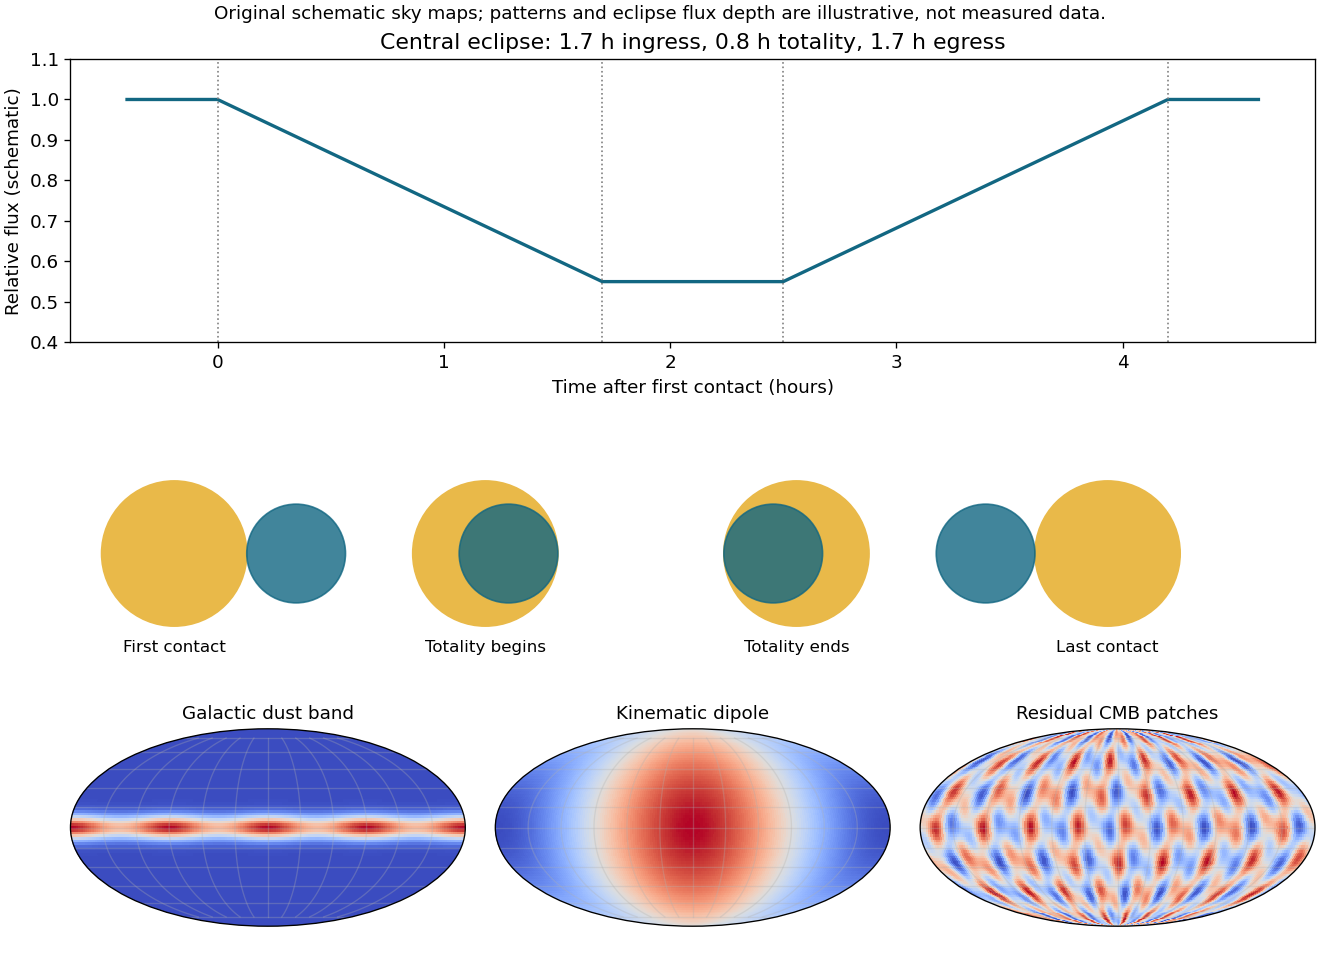

Recreate this plot in Python.
from pathlib import Path
import numpy as np
import matplotlib
matplotlib.use('Agg')
import matplotlib.pyplot as plt
plt.rcParams.update({'font.size':11})

fig=plt.figure(figsize=(11,8),layout='constrained',facecolor='white');gs=fig.add_gridspec(3,3,height_ratios=[1,1,.9])
ax=fig.add_subplot(gs[0,:]);t=np.array([-.4,0,1.7,2.5,4.2,4.6]);F=[1,1,.55,.55,1,1];ax.plot(t,F,color='#126782',lw=2);ax.set(xlabel='Time after first contact (hours)',ylabel='Relative flux (schematic)',ylim=(.4,1.1),title='Central eclipse: 1.7 h ingress, 0.8 h totality, 1.7 h egress')
for x in [0,1.7,2.5,4.2]:ax.axvline(x,color='gray',ls=':',lw=1)
ax=fig.add_subplot(gs[1,:]);ax.set(xlim=(-1,11),ylim=(-1.1,1.2));ax.set_aspect('equal');ax.axis('off')
from matplotlib.patches import Circle
for center,sep,lab in [(0,1.68,'First contact'),(3,.32,'Totality begins'),(6,-.32,'Totality ends'),(9,-1.68,'Last contact')]:
 ax.add_patch(Circle((center,0),.7,color='#e9b949'));ax.add_patch(Circle((center+sep*.7,0),.476,color='#126782',alpha=.8));ax.text(center,-.95,lab,ha='center',fontsize=10)
lon=np.linspace(-np.pi,np.pi,181);lat=np.linspace(-np.pi/2,np.pi/2,91);X,Y=np.meshgrid(lon,lat)
fields=[np.exp(-(Y/.15)**2)*(1+.2*np.cos(4*X)),np.cos(Y)*np.cos(X),np.sin(8*X+3*Y)*np.cos(7*Y)+.4*np.sin(17*X-2*Y)]
for j,(field,title) in enumerate(zip(fields,['Galactic dust band','Kinematic dipole','Residual CMB patches'])):
 ax=fig.add_subplot(gs[2,j],projection='mollweide');ax.pcolormesh(X,Y,field,cmap='coolwarm',shading='auto');ax.set_xticklabels([]);ax.set_yticklabels([]);ax.grid(alpha=.3);ax.set_title(title,fontsize=11)
fig.suptitle('Original schematic sky maps; patterns and eclipse flux depth are illustrative, not measured data.',fontsize=11)

fig.savefig(Path.cwd()/Path(__file__).with_suffix('.png').name,dpi=120,facecolor='white',transparent=False,metadata={'Software':'Matplotlib'})
plt.close(fig)
